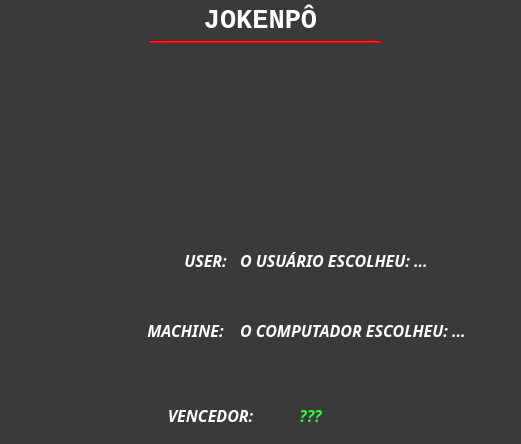
<?xml version="1.0" encoding="UTF-8"?>
<ui version="4.0">
 <class>Form</class>
 <widget class="QWidget" name="Form">
  <property name="geometry">
   <rect>
    <x>0</x>
    <y>0</y>
    <width>521</width>
    <height>444</height>
   </rect>
  </property>
  <property name="windowTitle">
   <string>Form</string>
  </property>
  <property name="styleSheet">
   <string notr="true">background-color: rgb(58,58,58);</string>
  </property>
  <widget class="QPushButton" name="btn_pedra">
   <property name="geometry">
    <rect>
     <x>40</x>
     <y>110</y>
     <width>121</width>
     <height>101</height>
    </rect>
   </property>
   <property name="cursor">
    <cursorShape>PointingHandCursor</cursorShape>
   </property>
   <property name="styleSheet">
    <string notr="true">border: none
</string>
   </property>
   <property name="text">
    <string/>
   </property>
   <property name="icon">
    <iconset>
     <normaloff>../img/pedra.png</normaloff>../img/pedra.png</iconset>
   </property>
   <property name="iconSize">
    <size>
     <width>100</width>
     <height>100</height>
    </size>
   </property>
  </widget>
  <widget class="QPushButton" name="btn_papel">
   <property name="geometry">
    <rect>
     <x>200</x>
     <y>110</y>
     <width>121</width>
     <height>101</height>
    </rect>
   </property>
   <property name="cursor">
    <cursorShape>PointingHandCursor</cursorShape>
   </property>
   <property name="styleSheet">
    <string notr="true">border: none
</string>
   </property>
   <property name="text">
    <string/>
   </property>
   <property name="icon">
    <iconset>
     <normaloff>../img/papel.png</normaloff>../img/papel.png</iconset>
   </property>
   <property name="iconSize">
    <size>
     <width>100</width>
     <height>100</height>
    </size>
   </property>
  </widget>
  <widget class="QPushButton" name="btn_tesoura">
   <property name="geometry">
    <rect>
     <x>360</x>
     <y>110</y>
     <width>121</width>
     <height>101</height>
    </rect>
   </property>
   <property name="cursor">
    <cursorShape>PointingHandCursor</cursorShape>
   </property>
   <property name="styleSheet">
    <string notr="true">border: none;
background-color: rgb(58, 58, 58);
</string>
   </property>
   <property name="text">
    <string/>
   </property>
   <property name="icon">
    <iconset>
     <normaloff>../img/tesoura.png</normaloff>../img/tesoura.png</iconset>
   </property>
   <property name="iconSize">
    <size>
     <width>100</width>
     <height>200</height>
    </size>
   </property>
  </widget>
  <widget class="QLabel" name="label">
   <property name="geometry">
    <rect>
     <x>0</x>
     <y>0</y>
     <width>521</width>
     <height>41</height>
    </rect>
   </property>
   <property name="font">
    <font>
     <family>Consolas</family>
     <pointsize>20</pointsize>
     <weight>75</weight>
     <bold>true</bold>
    </font>
   </property>
   <property name="styleSheet">
    <string notr="true">color: rgb(255, 255, 255);</string>
   </property>
   <property name="text">
    <string>JOKENPÔ</string>
   </property>
   <property name="alignment">
    <set>Qt::AlignCenter</set>
   </property>
  </widget>
  <widget class="Line" name="line_5">
   <property name="geometry">
    <rect>
     <x>150</x>
     <y>40</y>
     <width>231</width>
     <height>3</height>
    </rect>
   </property>
   <property name="styleSheet">
    <string notr="true">background-color: rgb(255, 0, 0)</string>
   </property>
   <property name="orientation">
    <enum>Qt::Horizontal</enum>
   </property>
  </widget>
  <widget class="QLabel" name="lbl_comp">
   <property name="geometry">
    <rect>
     <x>240</x>
     <y>300</y>
     <width>241</width>
     <height>61</height>
    </rect>
   </property>
   <property name="font">
    <font>
     <family>Century Gothic</family>
     <pointsize>12</pointsize>
     <weight>75</weight>
     <italic>true</italic>
     <bold>true</bold>
    </font>
   </property>
   <property name="styleSheet">
    <string notr="true">color: white;
</string>
   </property>
   <property name="text">
    <string>O COMPUTADOR ESCOLHEU: ...</string>
   </property>
   <property name="alignment">
    <set>Qt::AlignLeading|Qt::AlignLeft|Qt::AlignVCenter</set>
   </property>
  </widget>
  <widget class="QLabel" name="lbl_winner2">
   <property name="geometry">
    <rect>
     <x>70</x>
     <y>400</y>
     <width>281</width>
     <height>31</height>
    </rect>
   </property>
   <property name="font">
    <font>
     <family>Century Gothic</family>
     <pointsize>12</pointsize>
     <weight>75</weight>
     <italic>true</italic>
     <bold>true</bold>
    </font>
   </property>
   <property name="styleSheet">
    <string notr="true">color: white;</string>
   </property>
   <property name="text">
    <string>VENCEDOR:</string>
   </property>
   <property name="alignment">
    <set>Qt::AlignCenter</set>
   </property>
  </widget>
  <widget class="QLabel" name="lbl_user">
   <property name="geometry">
    <rect>
     <x>240</x>
     <y>230</y>
     <width>191</width>
     <height>61</height>
    </rect>
   </property>
   <property name="font">
    <font>
     <family>Century Gothic</family>
     <pointsize>12</pointsize>
     <weight>75</weight>
     <italic>true</italic>
     <bold>true</bold>
    </font>
   </property>
   <property name="styleSheet">
    <string notr="true">color: white;
</string>
   </property>
   <property name="text">
    <string>O USUÁRIO ESCOLHEU: ...</string>
   </property>
   <property name="alignment">
    <set>Qt::AlignLeading|Qt::AlignLeft|Qt::AlignVCenter</set>
   </property>
  </widget>
  <widget class="QLabel" name="lbl_user_2">
   <property name="geometry">
    <rect>
     <x>180</x>
     <y>230</y>
     <width>51</width>
     <height>61</height>
    </rect>
   </property>
   <property name="font">
    <font>
     <family>Century Gothic</family>
     <pointsize>12</pointsize>
     <weight>75</weight>
     <italic>true</italic>
     <bold>true</bold>
    </font>
   </property>
   <property name="styleSheet">
    <string notr="true">color: white;
</string>
   </property>
   <property name="text">
    <string>USER:</string>
   </property>
   <property name="alignment">
    <set>Qt::AlignCenter</set>
   </property>
  </widget>
  <widget class="QLabel" name="lbl_user_3">
   <property name="geometry">
    <rect>
     <x>140</x>
     <y>300</y>
     <width>91</width>
     <height>61</height>
    </rect>
   </property>
   <property name="font">
    <font>
     <family>Century Gothic</family>
     <pointsize>12</pointsize>
     <weight>75</weight>
     <italic>true</italic>
     <bold>true</bold>
    </font>
   </property>
   <property name="styleSheet">
    <string notr="true">color: white;
</string>
   </property>
   <property name="text">
    <string>MACHINE:</string>
   </property>
   <property name="alignment">
    <set>Qt::AlignCenter</set>
   </property>
  </widget>
  <widget class="QLabel" name="lbl_winner">
   <property name="geometry">
    <rect>
     <x>260</x>
     <y>400</y>
     <width>101</width>
     <height>31</height>
    </rect>
   </property>
   <property name="font">
    <font>
     <family>Century Gothic</family>
     <pointsize>12</pointsize>
     <weight>75</weight>
     <italic>true</italic>
     <bold>true</bold>
    </font>
   </property>
   <property name="styleSheet">
    <string notr="true">color: rgb(43, 255, 50);</string>
   </property>
   <property name="text">
    <string>???</string>
   </property>
   <property name="alignment">
    <set>Qt::AlignCenter</set>
   </property>
  </widget>
 </widget>
 <resources/>
 <connections/>
</ui>
